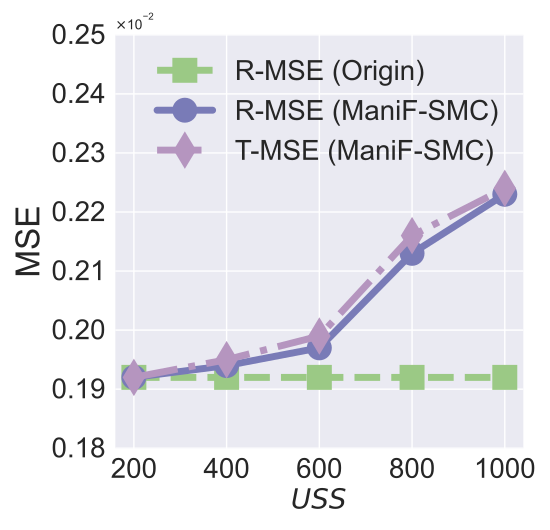

Write the Python code that produced this figure.


import numpy as np
import matplotlib.pyplot as plt
from matplotlib.ticker import ScalarFormatter

epsilon = 3
beta = 1 / epsilon


x=[1, 2, 3, 4, 5]
# validation_for_plt =[97,95.8600, 94.9400, 93.5400, 93.2400]
# attack_for_plt=[0, 0.3524, 0, 0.1762, 0.1762]
# basic_for_plt=[99.8, 99.8, 99.8, 99.8, 99.8]

labels = ['200', '400', '600', '800', '1000']
# unl_org = [97.77, 97.55, 97.35, 97.29, 97.21, 97.21]

# unl_hess_r = [96.6, 96.66, 96.04, 95.94, 95.85, 97.21]
OUL = [0.00192, 0.00194, 0.00197, 0.00213, 0.00223 ]

org_acc = [0.00192, 0.00192, 0.00192, 0.00192, 0.00192]

OUL_t = [0.00192, 0.00195, 0.00199, 0.00216, 0.00224 ]

salun_acc = [0.5500, 0.575,  0.581, 0.5911, 0.59500 ]
# unl_ss_wo = [94.32, 94.53, 94.78, 93.38, 94.04, 97.21]
vbu_ldp_acc = [0.5700, 0.5881, 0.5902, 0.5990, 0.6108 ]

for i in range(len(OUL)):
    OUL[i] = OUL[i]
    org_acc[i] = org_acc[i]
    OUL_t[i] = OUL_t[i]
    vbu_ldp_acc[i] = vbu_ldp_acc[i]

plt.style.use('seaborn')
plt.figure(figsize=(5.5, 5.3))
l_w=5
m_s=15
marker_s = 3
markevery=1
#plt.figure(figsize=(8, 5.3))
#plt.plot(x, unl_fr, color='blue', marker='^', label='Retrain',linewidth=l_w, markersize=m_s)

#plt.plot(x, unl_ss_w, color='g',  marker='*',  label='PriMU$_{w}$',linewidth=l_w, markersize=m_s)
plt.plot(x, org_acc, linestyle='--', color='#9BC985',  marker='s', fillstyle='full', markevery=markevery,
         label='R-MSE (Origin)',linewidth=l_w, markersize=m_s, markeredgewidth=marker_s)


plt.plot(x, OUL, linestyle='-', color='#797BB7', marker='o', fillstyle='full', markevery=markevery,
         label='R-MSE (ManiF-SMC)', linewidth=l_w, markersize=m_s, markeredgewidth=marker_s)




plt.plot(x, OUL_t, linestyle='-.', color='#B595BF',  marker='d', fillstyle='full', markevery=markevery, label='T-MSE (ManiF-SMC)',linewidth=l_w, markersize=m_s, markeredgewidth=marker_s)

#
#
# plt.plot(x, vbu_ldp_acc, linestyle='-.', color='#E1C855',  marker='^', fillstyle='full', markevery=markevery, label='VBU',linewidth=l_w, markersize=m_s, markeredgewidth=marker_s)


# plt.grid()
leg = plt.legend(fancybox=True, shadow=True)
# plt.xlabel('Malicious Client Ratio (%)' ,fontsize=16)
#plt.ylabel('MSE' ,fontsize=24)
#my_y_ticks = np.arange(0.034, 0.041, 0.001)
#plt.yticks(my_y_ticks,fontsize=20)

ax = plt.gca()

# y 轴标题
ax.set_ylabel("MSE", fontsize=24)

# 手动 y‑ticks
ax.set_yticks(np.arange(0.0018, 0.0026, 0.0001))
ax.tick_params(axis='y', labelsize=20)

# ➊ 设定科学计数格式，并固定指数为 10^-2
fmt = ScalarFormatter(useMathText=True)
fmt.set_powerlimits((-2, -2))                    # 只用 10^-2
ax.yaxis.set_major_formatter(fmt)

# plt.yscale('log')

plt.xlabel('$\it USS$' ,fontsize=20)

plt.xticks(x, labels, fontsize=20)
# plt.title('On MNIST',fontsize=24)

# plt.annotate(r"1e0", xy=(0.1, 1.01), xycoords='axes fraction', xytext=(-10, 10), textcoords='offset points', ha='right', va='center', fontsize=15)


# plt.title('(c) Utility Preservation', fontsize=24)
plt.legend(loc='best',          # same manual position
           fontsize=20,               # same font size
           ncol=1,
           columnspacing=1.,         # distance between the two columns
           handletextpad=0.8)         # gap between symbol and text

plt.tight_layout()
#plt.title("MNIST")
plt.rcParams['figure.figsize'] = (2.0, 1)
plt.rcParams['image.interpolation'] = 'nearest'
plt.rcParams['figure.subplot.left'] = 0.11
plt.rcParams['figure.subplot.bottom'] = 0.08
plt.rcParams['figure.subplot.right'] = 0.977
plt.rcParams['figure.subplot.top'] = 0.969
plt.savefig('CIFAR10_model_VAE_MSE_uss.pdf', format='pdf', dpi=200)
plt.show()
